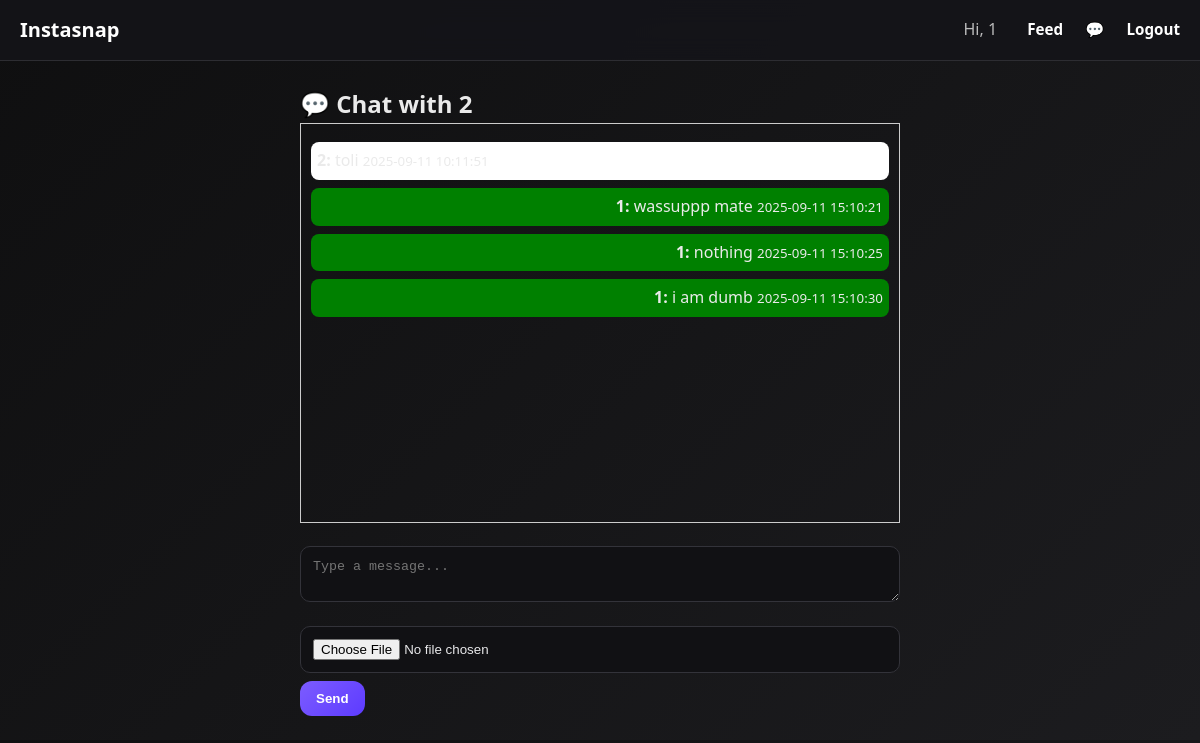
Screenshot of /messages/2 (signed in) with the database file from the repository.
### tables this page shows
CREATE TABLE users (
            id INTEGER PRIMARY KEY AUTOINCREMENT,
            username TEXT UNIQUE NOT NULL,
            password_hash TEXT NOT NULL,
            avatar_url TEXT,
            bio TEXT,
            created_at TIMESTAMP DEFAULT CURRENT_TIMESTAMP
        );

CREATE TABLE messages (
            id INTEGER PRIMARY KEY AUTOINCREMENT,
            sender_id INTEGER NOT NULL,
            receiver_id INTEGER NOT NULL,
            content TEXT,
            media_url TEXT,
            media_type TEXT CHECK(media_type IN ('image','video','file')),
            created_at TIMESTAMP DEFAULT CURRENT_TIMESTAMP,
            FOREIGN KEY (sender_id) REFERENCES users(id) ON DELETE CASCADE,
            FOREIGN KEY (receiver_id) REFERENCES users(id) ON DELETE CASCADE
        );

### app.py (the view, shortened to what this page needs)
@app.route("/messages/<username>", methods=["GET", "POST"])
@login_required
def messages(username):
    conn = get_db()
    receiver = conn.execute("SELECT id, username FROM users WHERE username=?", (username,)).fetchone()
    if not receiver:
        conn.close()
        return "User not found", 404
    chat = conn.execute("""
        SELECT m.*, u.username as sender_name
        FROM messages m
        JOIN users u ON m.sender_id = u.id
        WHERE (m.sender_id=? AND m.receiver_id=?) OR (m.sender_id=? AND m.receiver_id=?)
        ORDER BY m.created_at ASC
    """, (session["user_id"], receiver["id"], receiver["id"], session["user_id"])).fetchall()
    conn.close()
    return render_template("messages.html", chat=chat, receiver=receiver, username=session.get("username"))

### app.py (called while the page is built)
def get_db():
    conn = sqlite3.connect(DB)
    conn.row_factory = sqlite3.Row
    return conn

def login_required(fn):
    @wraps(fn)
    def wrapper(*args, **kwargs):
        if not session.get("user_id"):
            return redirect(url_for("login"))
        return fn(*args, **kwargs)
    return wrapper

### templates/messages.html (shortened to what this page needs)
{% extends "base.html" %}  {% block content %}
<div class="chat-container">
  <h2>💬 Chat with {{ receiver.username }}</h2>
  <div class="chat-box">
    {% for msg in chat %}
    <div
      class="chat-message {% if msg.sender_id == session['user_id'] %}me{% else %}them{% endif %}"
    >
      <b>{{ msg.sender_name }}:</b> {{ msg.content }}
      <small>{{ msg.created_at }}</small>
    </div>
    {% endfor %}
  </div>
  <form method="post" enctype="multipart/form-data">
    <textarea name="content" placeholder="Type a message..."></textarea>
    <input type="file" name="media" />
    <button type="submit">Send</button>
  </form>
</div>
{% endblock %}

### templates/base.html (style rules this page uses)
* { margin: 0; padding: 0; box-sizing: border-box; }
body { font-family: "Segoe UI", Roboto, system-ui, sans-serif; background: linear-gradient(135deg, #0f0f10, #1c1c1f); color: #eaeaea; line-height: 1.6; }
input, textarea { width: 100%; padding: 12px; border-radius: 10px; border: 1px solid #33333a; background: #111114; color: #e8e8ea; margin: 8px 0; transition: border 0.2s, box-shadow 0.2s; }
button { padding: 10px 16px; border: 0; border-radius: 12px; background: linear-gradient(135deg, #7c5cff, #5d3bff); color: white; cursor: pointer; font-weight: 600; transition: transform 0.2s, box-shadow 0.2s; }

### templates/messages.html (style rules this page uses)
.chat-container { max-width: 600px; margin: auto; }
.chat-box { border: 1px solid #ccc; padding: 10px; height: 400px; overflow-y: scroll; margin-bottom: 15px; }
.chat-message { margin: 8px 0; padding: 6px; border-radius: 8px; }
.chat-message.me { background: green; text-align: right; }
.chat-message.them { background: white; text-align: left; }

### rows the page displays
users: username "2"
messages: sender_name "2", content "toli", created_at "2025-09-11 10:11:51"
messages: sender_name "1", content "wassuppp mate", created_at "2025-09-11 15:10:21"
messages: sender_name "1", content "nothing", created_at "2025-09-11 15:10:25"
messages: sender_name "1", content "i am dumb", created_at "2025-09-11 15:10:30"

### other values shown
{{ session.get('username') }} "1"
